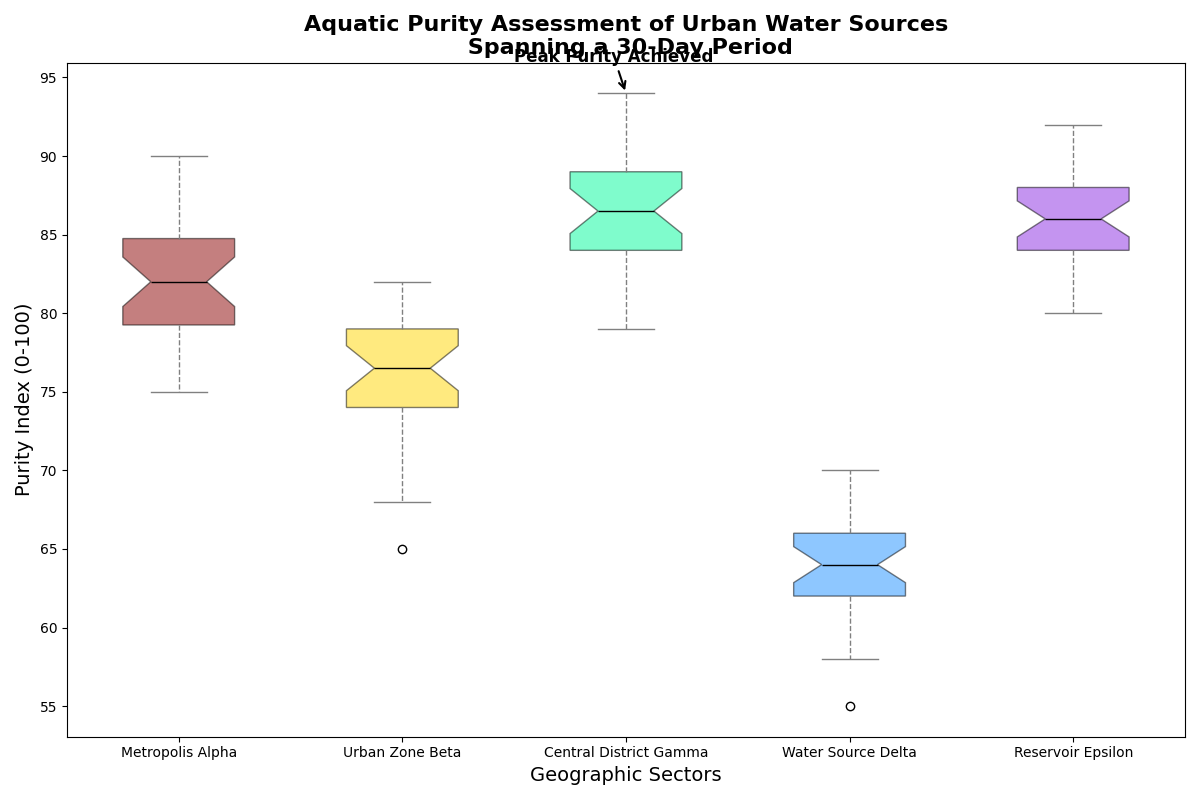

This chart was generated by the following Python code:
import matplotlib.pyplot as plt

water_quality_data = {
    'Metropolis Alpha': [75, 80, 85, 77, 82, 79, 81, 83, 85, 84, 81, 78, 80, 79, 83, 86, 88, 89, 90, 76, 78, 79, 81, 83, 84, 80, 82, 83, 85, 87],
    'Urban Zone Beta': [65, 68, 70, 72, 74, 69, 71, 75, 77, 79, 80, 81, 75, 74, 73, 78, 76, 77, 80, 82, 81, 79, 78, 76, 75, 74, 77, 78, 79, 80],
    'Central District Gamma': [90, 92, 93, 94, 89, 87, 88, 86, 85, 84, 83, 90, 89, 88, 87, 86, 85, 84, 83, 90, 89, 88, 87, 86, 85, 83, 81, 82, 80, 79],
    'Water Source Delta': [55, 58, 60, 62, 64, 59, 61, 63, 65, 67, 66, 68, 63, 62, 61, 64, 63, 65, 66, 68, 67, 69, 70, 65, 61, 62, 63, 64, 65, 66],
    'Reservoir Epsilon': [82, 84, 85, 86, 89, 87, 88, 86, 85, 87, 90, 92, 89, 88, 86, 84, 83, 85, 87, 89, 90, 88, 87, 86, 85, 84, 83, 82, 80, 81]
}

city_names = list(water_quality_data.keys())
quality_values = list(water_quality_data.values())

fig, ax = plt.subplots(figsize=(12, 8))

boxplot = ax.boxplot(quality_values, vert=True, patch_artist=True, notch=True, labels=city_names)

new_colors = ['#8B0000', '#FFD700', '#00FA9A', '#1E90FF', '#8A2BE2']
for patch, color in zip(boxplot['boxes'], new_colors):
    patch.set_facecolor(color)
    patch.set_alpha(0.5)

plt.setp(boxplot['whiskers'], color='gray', linestyle='--')
plt.setp(boxplot['caps'], color='gray')
plt.setp(boxplot['medians'], color='black')

ax.set_title("Aquatic Purity Assessment of Urban Water Sources\n Spanning a 30-Day Period", fontsize=16, fontweight='bold')
ax.set_ylabel("Purity Index (0-100)", fontsize=14)
ax.set_xlabel("Geographic Sectors", fontsize=14)

ax.annotate('Peak Purity Achieved', xy=(3, 94), xytext=(2.5, 96),
            arrowprops=dict(facecolor='black', arrowstyle='->', lw=1.5),
            fontsize=12, fontweight='bold', color='black')

plt.tight_layout()
plt.show()
